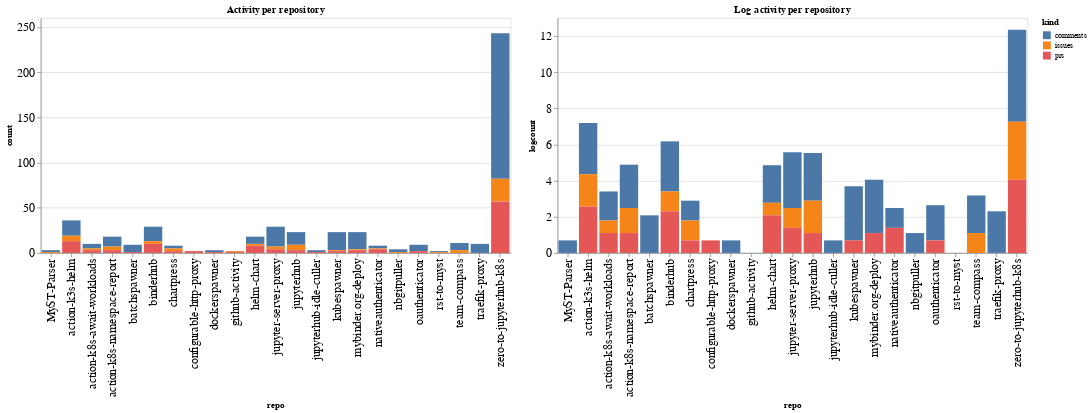

The code cell stored with this chart in its notebook:
### Code cell
ch1 = alt.Chart(repo_summaries, width=600, title="Activity per repository").mark_bar().encode(
    x='repo',
    y='count',
    color='kind',
    tooltip="kind"
)

ch2 = alt.Chart(repo_summaries, width=600, title="Log activity per repository").mark_bar().encode(
    x='repo',
    y='logcount',
    color='kind',
    tooltip="kind"
)

ch1 | ch2

### Figure 1 — Vega-Lite specification as saved in the notebook (floating-point values rounded to 4 significant figures)
{"config": {"axisLeft": {"labelFontSize": 15}, "axisBottom": {"labelFontSize": 15}}, "hconcat": [{"mark": "bar", "encoding": {"color": {"type": "nominal", "field": "kind"}, "tooltip": {"type": "nominal", "field": "kind"}, "x": {"type": "nominal", "field": "repo"}, "y": {"type": "quantitative", "field": "count"}}, "title": "Activity per repository", "width": 600}, {"mark": "bar", "encoding": {"color": {"type": "nominal", "field": "kind"}, "tooltip": {"type": "nominal", "field": "kind"}, "x": {"type": "nominal", "field": "repo"}, "y": {"type": "quantitative", "field": "logcount"}}, "title": "Log activity per repository", "width": 600}], "data": {"name": "data-8cb673501504403ae03fe0f7001fef67"}, "$schema": "https://vega.github.io/schema/vega-lite/v4.8.1.json", "datasets": {"data-8cb673501504403ae03fe0f7001fef67": [{"repo": "MyST-Parser", "kind": "comments", "count": 2, "logcount": 0.6931}, {"repo": "MyST-Parser", "kind": "issues", "count": 1, "logcount": 0.0}, {"repo": "action-k3s-helm", "kind": "comments", "count": 17, "logcount": 2.833}, {"repo": "action-k3s-helm", "kind": "issues", "count": 6, "logcount": 1.792}, {"repo": "action-k3s-helm", "kind": "prs", "count": 13, "logcount": 2.565}, {"repo": "action-k8s-await-workloads", "kind": "comments", "count": 5, "logcount": 1.609}, {"repo": "action-k8s-await-workloads", "kind": "issues", "count": 2, "logcount": 0.6931}, {"repo": "action-k8s-await-workloads", "kind": "prs", "count": 3, "logcount": 1.099}, {"repo": "action-k8s-namespace-report", "kind": "comments", "count": 11, "logcount": 2.398}, {"repo": "action-k8s-namespace-report", "kind": "issues", "count": 4, "logcount": 1.386}, {"repo": "action-k8s-namespace-report", "kind": "prs", "count": 3, "logcount": 1.099}, {"repo": "batchspawner", "kind": "comments", "count": 8, "logcount": 2.079}, {"repo": "batchspawner", "kind": "prs", "count": 1, "logcount": 0.0}, {"repo": "binderhub", "kind": "comments", "count": 16, "logcount": 2.773}, {"repo": "binderhub", "kind": "issues", "count": 3, "logcount": 1.099}, {"repo": "binderhub", "kind": "prs", "count": 10, "logcount": 2.303}, {"repo": "chartpress", "kind": "comments", "count": 3, "logcount": 1.099}, {"repo": "chartpress", "kind": "issues", "count": 3, "logcount": 1.099}, {"repo": "chartpress", "kind": "prs", "count": 2, "logcount": 0.6931}, {"repo": "configurable-http-proxy", "kind": "prs", "count": 2, "logcount": 0.6931}, {"repo": "dockerspawner", "kind": "comments", "count": 2, "logcount": 0.6931}, {"repo": "dockerspawner", "kind": "prs", "count": 1, "logcount": 0.0}, {"repo": "github-activity", "kind": "issues", "count": 1, "logcount": 0.0}, {"repo": "github-activity", "kind": "prs", "count": 1, "logcount": 0.0}, {"repo": "helm-chart", "kind": "comments", "count": 8, "logcount": 2.079}, {"repo": "helm-chart", "kind": "issues", "count": 2, "logcount": 0.6931}, {"repo": "helm-chart", "kind": "prs", "count": 8, "logcount": 2.079}, {"repo": "jupyter-server-proxy", "kind": "comments", "count": 22, "logcount": 3.091}, {"repo": "jupyter-server-proxy", "kind": "issues", "count": 3, "logcount": 1.099}, {"repo": "jupyter-server-proxy", "kind": "prs", "count": 4, "logcount": 1.386}, {"repo": "jupyterhub", "kind": "comments", "count": 14, "logcount": 2.639}, {"repo": "jupyterhub", "kind": "issues", "count": 6, "logcount": 1.792}, {"repo": "jupyterhub", "kind": "prs", "count": 3, "logcount": 1.099}, {"repo": "jupyterhub-idle-culler", "kind": "comments", "count": 2, "logcount": 0.6931}, {"repo": "jupyterhub-idle-culler", "kind": "prs", "count": 1, "logcount": 0.0}, {"repo": "kubespawner", "kind": "comments", "count": 20, "logcount": 2.996}, {"repo": "kubespawner", "kind": "issues", "count": 1, "logcount": 0.0}, {"repo": "kubespawner", "kind": "prs", "count": 2, "logcount": 0.6931}, {"repo": "mybinder.org-deploy", "kind": "comments", "count": 19, "logcount": 2.944}, {"repo": "mybinder.org-deploy", "kind": "issues", "count": 1, "logcount": 0.0}, {"repo": "mybinder.org-deploy", "kind": "prs", "count": 3, "logcount": 1.099}, {"repo": "nativeauthenticator", "kind": "comments", "count": 3, "logcount": 1.099}, {"repo": "nativeauthenticator", "kind": "issues", "count": 1, "logcount": 0.0}, {"repo": "nativeauthenticator", "kind": "prs", "count": 4, "logcount": 1.386}, {"repo": "nbgitpuller", "kind": "comments", "count": 3, "logcount": 1.099}, {"repo": "nbgitpuller", "kind": "issues", "count": 1, "logcount": 0.0}, {"repo": "oauthenticator", "kind": "comments", "count": 7, "logcount": 1.946}, {"repo": "oauthenticator", "kind": "prs", "count": 2, "logcount": 0.6931}, {"repo": "rst-to-myst", "kind": "comments", "count": 1, "logcount": 0.0}, {"repo": "rst-to-myst", "kind": "issues", "count": 1, "logcount": 0.0}, {"repo": "team-compass", "kind": "comments", "count": 8, "logcount": 2.079}, {"repo": "team-compass", "kind": "issues", "count": 3, "logcount": 1.099}, {"repo": "traefik-proxy", "kind": "comments", "count": 10, "logcount": 2.303}, {"repo": "zero-to-jupyterhub-k8s", "kind": "comments", "count": 161, "logcount": 5.081}, {"repo": "zero-to-jupyterhub-k8s", "kind": "issues", "count": 25, "logcount": 3.219}, {"repo": "zero-to-jupyterhub-k8s", "kind": "prs", "count": 57, "logcount": 4.043}]}}
